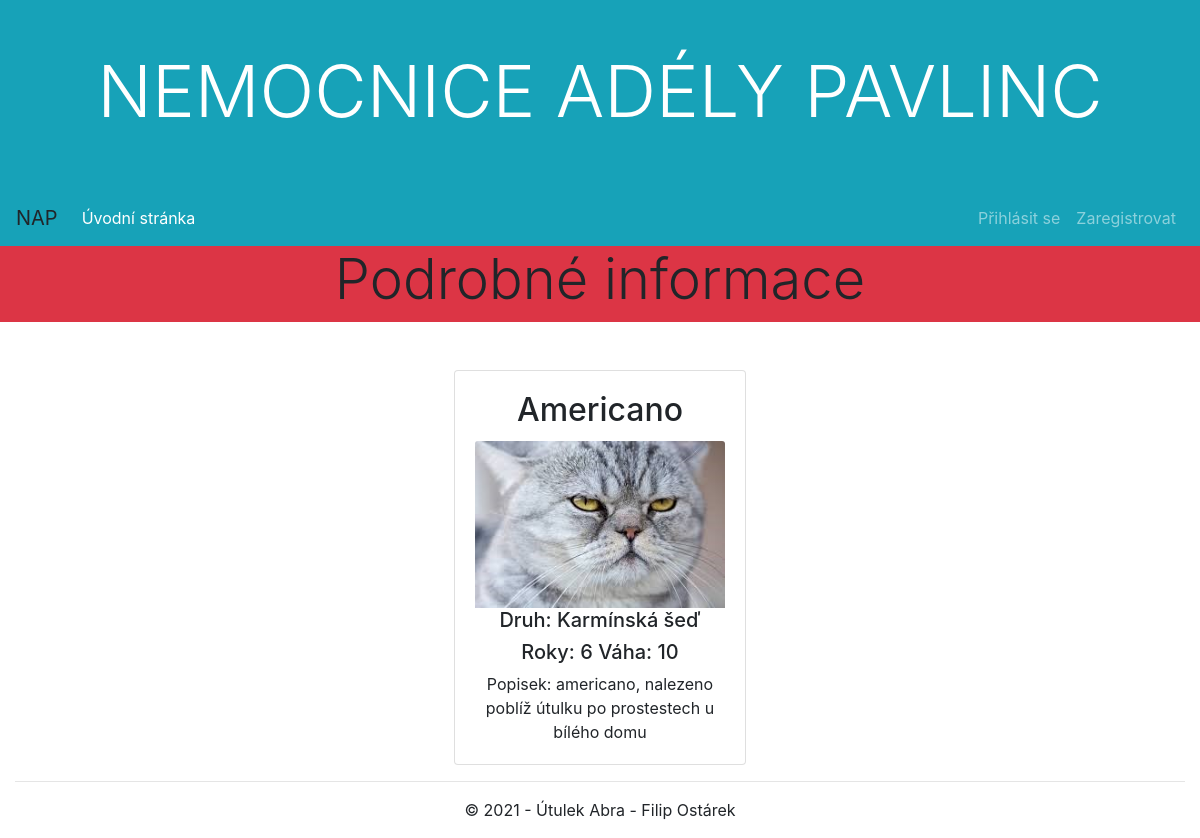
The app's page /kocky/8 with its own data.
### cats/models.py (models this page shows, shortened)
class Description_of_the_cat(models.Model):
    jmeno = models.CharField(max_length=50, verbose_name="Jméno", blank=True)
    vek = models.IntegerField(verbose_name="Roky Kočky", blank=True, validators=[MinValueValidator(0.0)])
    vaha = models.IntegerField(verbose_name="Váha", blank=True, validators=[MinValueValidator(0.0)])
    popisek = models.CharField(max_length=500, verbose_name="popisek", blank=True)
    druh = models.ForeignKey(Species, on_delete=models.CASCADE)
    foto = models.ForeignKey(Photo, on_delete=models.CASCADE)
    class Meta:
        ordering = ["jmeno"]

class Photo(models.Model):
    fotka = models.ImageField(upload_to='cats/fotky', blank=True, null=True, verbose_name="Fotka")
    nazev_fotky = models.CharField(max_length=50, blank=True, null=True, verbose_name="Název fotky")
    popisek_fotky = models.CharField(max_length=500, blank=True, null=True, verbose_name="popisek fotky")
    class Meta:
        ordering = ["fotka"]

class Species(models.Model):
    jmeno_druhu = models.CharField(max_length=50, unique=True, verbose_name="Druh kočky",
                            help_text='Zadejte prosím druh kočky, popřípadě OwO pokud není známo')
    class Meta:
        ordering = ["jmeno_druhu"]
    def __str__(self):
        return self.jmeno_druhu

### cats/views.py (the view)
# urls.py: path('<int:pk>', views.KockaDetailView.as_view(), name='kocka_detail'),
class KockaDetailView(DetailView):
    model = Description_of_the_cat
    context_object_name = 'kocka_detail'   # your own name for the list as a template variable
    template_name = 'page/detail.html'  # Specify your own template name/location

### cats/templates/page/detail.html (shortened to what this page needs)
{% extends "base.html" %}
{% block css %}
    <link href="https://cdnjs.cloudflare.com/ajax/libs/ekko-lightbox/5.3.0/ekko-lightbox.css" rel="stylesheet">
{% endblock %}
{% block content %}
<div class="row mb-3">
    <div class="col-sm-12 bg-danger">
        <h2 class="display-4 text-center">Podrobné informace</h2>
    </div>
</div>
<div class="mt-5 mb-3">
    <div class="card mx-auto dvacetpet" style="width: 25%;">
        <div class="card-body mx-auto text-center">
            <h2 class="card-title text-center">{{ kocka_detail.jmeno }}</h2>
            {% if kocka_detail.foto.fotka %}
                <img class="card-img-top" src="{{ kocka_detail.foto.fotka.url }}" alt="{{ kocka_detail.foto.nazev_fotky }}" style="float:left" >
            {% endif %}
            <h5 class="card-text">Druh: {{ kocka_detail.druh }}</h5>
            <h5 class="card-text">Roky: {{ kocka_detail.vek }} Váha: {{ kocka_detail.vaha }}</h5>
            <p class="card-text">Popisek: {{ kocka_detail.popisek }}</p>
        </div>
    </div>
</div>
{% endblock %}

### cats/static/css/styles.css (style rules this page uses)
.dvacetpet { width: 25%; }

### records on screen
Description_of_the_cat: jmeno "Americano", foto.fotka (picture), druh "Karmínská šeď", vek "6", vaha "10", popisek "americano, nalezeno poblíž útulku po prostestech u bílého domu"
